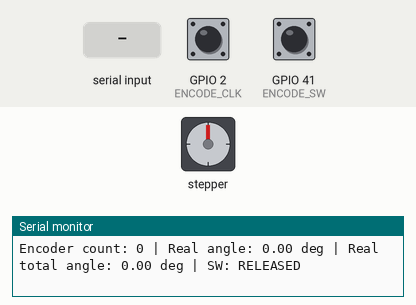
Bench run of a sketch on a simulated ESP32. Shown: stepper motor, the last lines printed to the serial monitor. Wiring (inferred from the names in the program): stepper motor driver (200 steps per turn assumed): step GPIO 39; direction GPIO 40. Inputs (shaded band) come from the test bench; at power-on: GPIO 2 (ENCODE_CLK) HIGH, GPIO 41 (ENCODE_SW) HIGH.

Above: at 3.2 s.
3.3 s: "90\n" received over Serial
At 4.8 s:
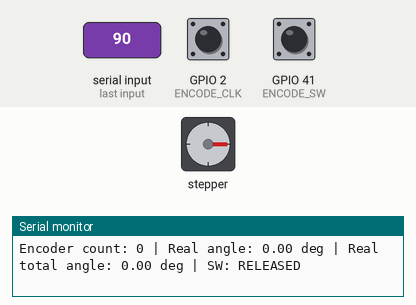
5.1 s: "200\n" received over Serial
At 6.2 s:
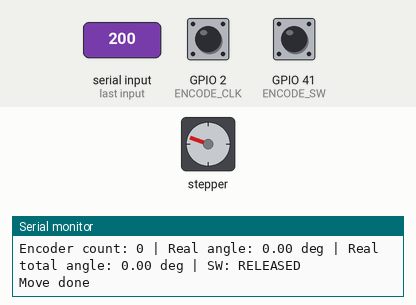
7.2 s: "200\n" received over Serial
At 8.2 s:
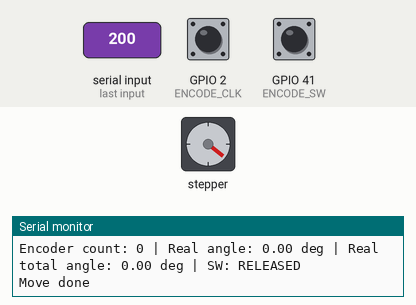
10.9 s: "90\n" received over Serial
At 11.8 s:
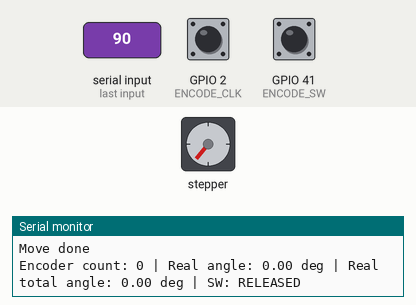
12.7 s: "5\n" received over Serial
At 13.2 s:
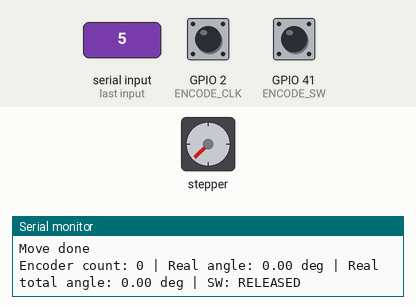
Timing chart, 0 to 15.2 s (numbered marks = the images above; inputs shaded):
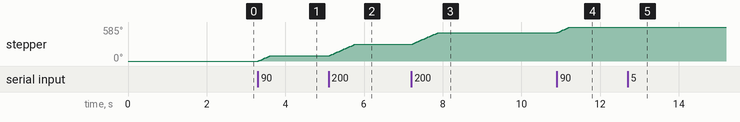

Measured:
- after the input at 3.3 s, stepper: turns 90° clockwise in 0.31 s, starting at once
- after the input at 5.1 s, stepper: turns 199° clockwise in 0.67 s, starting at once
- after the input at 7.2 s, stepper: turns 200° clockwise in 0.67 s, starting at once
- after the input at 10.9 s, stepper: turns 90° clockwise in 0.31 s, starting at once
- after the input at 12.7 s, stepper: goes 581° 0.01 s, then 585°, starting at once

The sketch:

03_encode_test.ino
```cpp
#include <math.h>

#define STEP_PIN 39
#define DIR_PIN 40

#define ENCODE_CLK 2
#define ENCODE_DT 42
#define ENCODE_SW 41

const float STEP_ANGLE = 1.8;
const int STEP_DELAY_US = 3000;

// 需要实测：手动转轴一圈，Encoder count 增加多少，就填多少
// 360 / 4 = 9
const float ENCODER_COUNTS_PER_REV = 40.0;

QueueHandle_t angleQueue;

volatile long encoderCount = 0;
volatile int lastCLK = 0;

volatile long motorStepCount = 0;

bool isValidNumber(String s) {
  if (s.length() == 0) return false;

  char *endptr;
  strtof(s.c_str(), &endptr);

  return (*endptr == '\0');
}

void IRAM_ATTR encoderISR() {
  int clkValue = digitalRead(ENCODE_CLK);
  int dtValue = digitalRead(ENCODE_DT);

  if (lastCLK != clkValue) {
    lastCLK = clkValue;

    if (clkValue != dtValue) {
      encoderCount++;
    } else {
      encoderCount--;
    }
  }
}

float normalizeAngle(float angle) {
  float a = fmod(angle, 360.0);
  if (a < 0) a += 360.0;
  return a;
}

void oneStep(bool dir) {
  digitalWrite(DIR_PIN, dir);
  delayMicroseconds(20);

  digitalWrite(STEP_PIN, HIGH);
  delayMicroseconds(STEP_DELAY_US);

  digitalWrite(STEP_PIN, LOW);
  delayMicroseconds(STEP_DELAY_US);

  if (dir) {
    motorStepCount++;
  } else {
    motorStepCount--;
  }
}

void serialTask(void *pvParameters) {
  while (true) {
    if (Serial.available()) {
      String input = Serial.readStringUntil('\n');
      input.trim();

      if (!isValidNumber(input)) {
        Serial.println("ERR: invalid number");
        continue;
      }

      float angle = input.toFloat();

      if (angle < -64800 || angle > 64800) {
        Serial.println("ERR: range error");
        continue;
      }

      xQueueSend(angleQueue, &angle, portMAX_DELAY);

      Serial.print("Queued: ");
      Serial.println(angle);
    }

    vTaskDelay(pdMS_TO_TICKS(10));
  }
}

void motorTask(void *pvParameters) {
  float angle;

  while (true) {
    if (xQueueReceive(angleQueue, &angle, portMAX_DELAY)) {
      bool dir = angle >= 0;
      long steps = lround(fabs(angle) / STEP_ANGLE);

      Serial.print("Move command angle: ");
      Serial.print(angle);
      Serial.print(" deg, command steps: ");
      Serial.println(steps);

      for (long i = 0; i < steps; i++) {
        oneStep(dir);

        if (i % 100 == 0) {
          vTaskDelay(1);
        }
      }

      Serial.println("Move done");
    }
  }
}

void statusTask(void *pvParameters) {
  while (true) {
    long encCopy;

    noInterrupts();
    encCopy = encoderCount;
    interrupts();

    float realAngleTotal = encCopy * 360.0 / ENCODER_COUNTS_PER_REV;
    float realAngle360 = normalizeAngle(realAngleTotal);

    bool swState = digitalRead(ENCODE_SW);

    Serial.print("Encoder count: ");
    Serial.print(encCopy);

    Serial.print(" | Real angle: ");
    Serial.print(realAngle360);
    Serial.print(" deg");

    Serial.print(" | Real total angle: ");
    Serial.print(realAngleTotal);
    Serial.print(" deg");

    Serial.print(" | SW: ");
    Serial.println(swState == LOW ? "PRESSED" : "RELEASED");

    vTaskDelay(pdMS_TO_TICKS(500));
  }
}

void setup() {
  Serial.begin(115200);
  delay(2000);

  Serial.println("Boot OK");

  pinMode(STEP_PIN, OUTPUT);
  pinMode(DIR_PIN, OUTPUT);

  digitalWrite(STEP_PIN, LOW);
  digitalWrite(DIR_PIN, LOW);

  pinMode(ENCODE_CLK, INPUT_PULLUP);
  pinMode(ENCODE_DT, INPUT_PULLUP);
  pinMode(ENCODE_SW, INPUT_PULLUP);

  lastCLK = digitalRead(ENCODE_CLK);
  attachInterrupt(digitalPinToInterrupt(ENCODE_CLK), encoderISR, CHANGE);

  angleQueue = xQueueCreate(10, sizeof(float));

  if (angleQueue == NULL) {
    Serial.println("ERR: queue create failed");
    while (true) delay(1000);
  }

  xTaskCreate(serialTask, "Serial Task", 4096, NULL, 1, NULL);
  xTaskCreate(motorTask, "Motor Task", 4096, NULL, 2, NULL);
  xTaskCreate(statusTask, "Status Task", 4096, NULL, 1, NULL);

  Serial.println("Input angle, e.g. 3 or -300");
}

void loop() {
  vTaskDelay(pdMS_TO_TICKS(1000));
}
```
